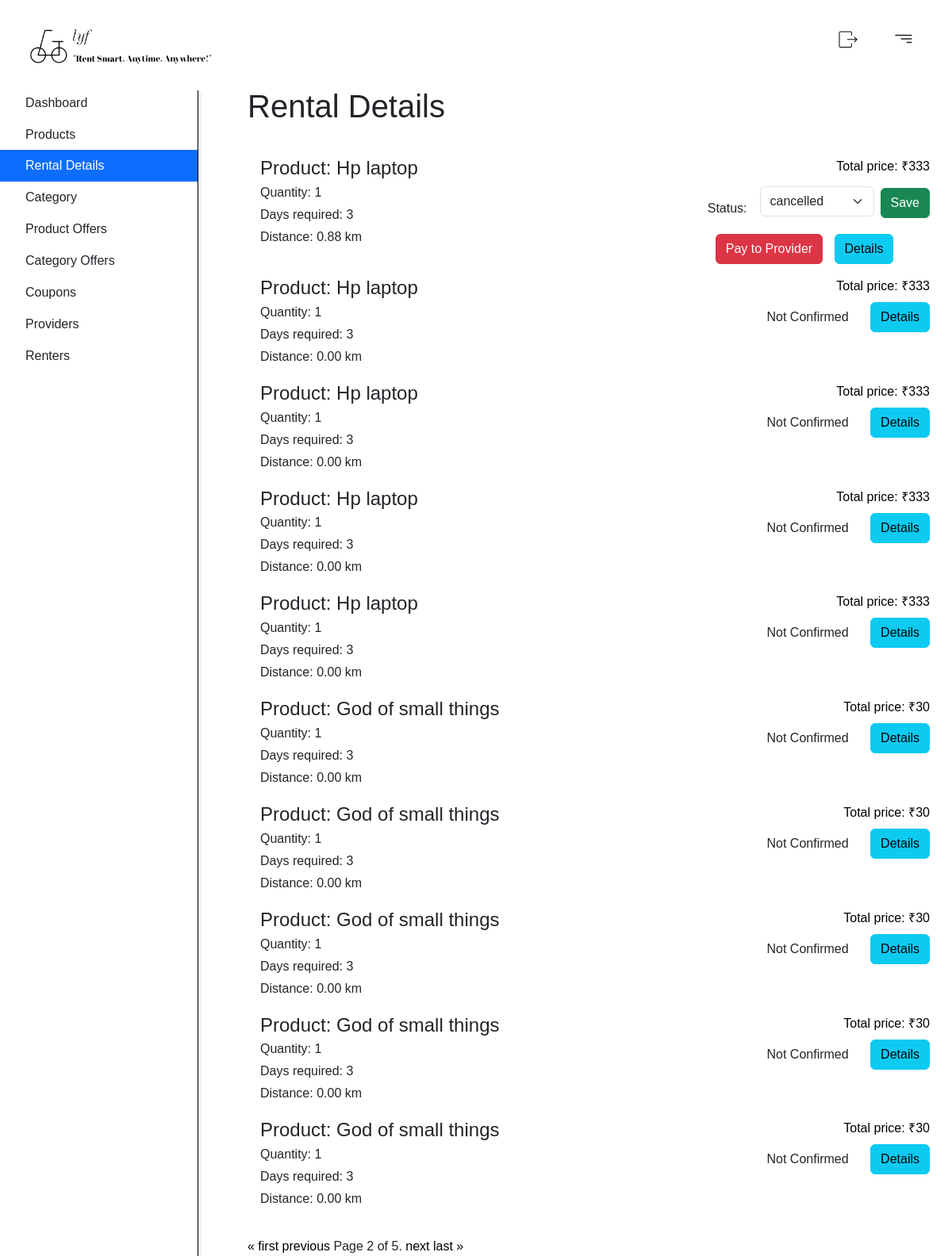
The page /rental_management/?page=2 (signed in) on the database its author committed.
### order/models.py (models this page shows)
class order(models.Model):
    user = models.ForeignKey(CustomUser,on_delete=models.CASCADE)
    address = models.ForeignKey(userAddress,on_delete=models.CASCADE)
    product=models.ForeignKey(Product, on_delete=models.CASCADE)
    quantity=models.PositiveIntegerField(default=1)
    days_needed=models.PositiveIntegerField(default=3)
    date = models.DateField(default=datetime.now)
    del_date=models.DateField(default=datetime.now)
    ret_date = models.DateField(default=datetime.now)
    total_price = models.PositiveBigIntegerField(default=0)
    is_active = models.BooleanField(default=False)
    payment = models.BooleanField(default=False)
    payment_provider = models.BooleanField(default=False)
    caution_deposit = models.PositiveBigIntegerField()
    delivery_charge = models.PositiveBigIntegerField(default=40)
    platform_charges = models.PositiveBigIntegerField(default=10)
    total_charges = models.PositiveBigIntegerField(default=0)
    coupon = models.OneToOneField(coupons, related_name='order', null=True, blank=True, on_delete=models.SET_NULL)
    offer_total_price= models.PositiveBigIntegerField(default=0)
    offer_delivery_charge = models.PositiveBigIntegerField(default=0)
    offer_caution_deposit = models.PositiveBigIntegerField(default=0)
    offer_total_charges = models.PositiveBigIntegerField(default=0)
    cancelled_rental=models.BooleanField(default=False)
    distance  = models.FloatField(default=0)
    STATUS_CHOICES = [
        ('confirmed','confirmed'),
        ('Taken', 'Taken'),
        ('Shipped', 'shipped'),
        ('delivered', 'delivered'),
        ('rental_period','rental_period'),
        ('returned','returned'),
        ('cancelled','cancelled'),
        ('completed','completed'),
    ]
    PAYMENT_CHOICES = [
        ('paypal','paypal'),
        ('wallet','wallet'),
    ]
    status = models.CharField(
        max_length=20,
        choices=STATUS_CHOICES
    )
    payment_choice=models.CharField(
        max_length=20,
        choices=PAYMENT_CHOICES
    )

### adminPanel/models.py (models this page shows)
class Product(models.Model):
    phone_number_validator = RegexValidator(
        regex=r'^\d{1,15}$',  # This regex allows 1 to 15 digits
        message='Phone number must contain only digits.',
        code='invalid_phone_number'
    )
    user = models.ForeignKey(CustomUser, related_name='products', on_delete=models.CASCADE)
    category=models.ForeignKey(Categories, related_name='products',on_delete=models.CASCADE)
    title  = models.CharField(max_length=50)
    description = models.TextField(blank=True)
    price=models.IntegerField()
    discounted_price=models.IntegerField(default=0)
    security=models.IntegerField()
    quantity=models.PositiveIntegerField()
    image=models.ImageField(upload_to='uploads/product_images/',blank=True,null=True)
    pincodePro=models.CharField(max_length=20)
    address = models.CharField(max_length=50,null=False)
    street = models.CharField(max_length=50,null=False)
    phone = models.CharField(max_length=20,blank=True,
        null=True,
        validators=[phone_number_validator])
    city = models.CharField(max_length=20)
    state= models.CharField(max_length=50,null=False)
    created_at=models.DateTimeField(auto_now_add=True)
    updated_at=models.DateTimeField(auto_now=True)
    availability=models.BooleanField(default=True)
    is_active = models.BooleanField(default=False)
    rentable = models.BooleanField(default=True)
    def __str__(self) -> str:
        return self.title

### adminPanel/views.py (the view)
    def wrapper(request, *args, **kwargs):
        if request.user.is_authenticated and request.user.is_staff:
            return view_func(request, *args, **kwargs)
        else:
            return HttpResponseForbidden("You don't have permission to access this page.")

### adminPanel/views.py (called while the page is built)
def admin_access_required(view_func):
    def wrapper(request, *args, **kwargs):
        if request.user.is_authenticated and request.user.is_staff:
            return view_func(request, *args, **kwargs)
        else:
            return HttpResponseForbidden("You don't have permission to access this page.")
    return wrapper

### order/views.py (called while the page is built)
@admin_access_required
def rental_management(request):
    ord=order.objects.all().order_by('-date')
    ord_per_page=10
    paginator = Paginator(ord,ord_per_page)
    page = request.GET.get('page')
    try:
        ord = paginator.page(page)
    except PageNotAnInteger:
        ord = paginator.page(1)
    except EmptyPage:
        ord = paginator.page(paginator.num_pages)
    return render(request,'adminPanel/adminRentalDetails.html',{'ord':ord})

### templates/adminPanel/adminRentalDetails.html (shortened to what this page needs)
{% extends 'adminPanel/adminPanel.html' %}
{% block content %}
<div id="sidebarMenu" class="sidebar bg-white">
    <div class="position-sticky">
        <div class="list-group list-group-flush">
            <a href="{% url 'adminPanel:adminPanel' %}" class="list-group-item list-group-item-action py-2 ripple">
                <span>Dashboard</span>
            </a>
            <a href="{% url 'adminPanel:adminProducts' %}" class="list-group-item list-group-item-action py-2 ripple">
                <span>Products</span>
            </a>
            <a href="{% url 'order:rental_management' %}" class="list-group-item list-group-item-action py-2 ripple active">
                <span>Rental Details</span>
            </a>
            <a href="{% url 'adminPanel:adminCategory' %}" class="list-group-item list-group-item-action py-2 ripple">
                <span>Category</span>
            </a>
            <a href="{% url 'adminPanel:product_offer_form' %}" class="list-group-item list-group-item-action py-2 ripple">
                <span>Product Offers</span>
            </a>
            <a href="{% url 'adminPanel:category_offer_form' %}" class="list-group-item list-group-item-action py-2 ripple">
                <span>Category Offers</span>
            </a>
            <a href="{% url 'adminPanel:coupons_page' %}" class="list-group-item list-group-item-action py-2 ripple">
                <span>Coupons</span>
            </a>
            <a href="{% url 'adminPanel:providerList' %}" class="list-group-item list-group-item-action py-2 ripple">
                <span>Providers</span>
            </a>
            <a href="{% url 'adminPanel:renterList' %}" class="list-group-item list-group-item-action py-2 ripple ">
                <span>Renters</span>
            </a>
        </div>
    </div>
</div>
<div id="productContent" class="container d-flex flex-column" style="max-width: 900px; height: 500px; margin-top: 110px; margin-left: 300px;">
    <h1 class="text-2xl">Rental Details</h1><br>
    <ul class="list-group">
        {% for i in ord %}
            <li class="list-group-item">
                <div class="d-flex justify-content-between">
                    <div>
                        <h4 class="mb-1">Product: {{ i.product }}</h4>
                        <p class="mb-1">Quantity: {{ i.quantity }}</p>
                        <p class="mb-1">Days required: {{ i.days_needed }}</p>
                        <p class="mb-1">Distance: {{ i.distance|floatformat:2 }} km</p>
                    </div>
                    <div class="col d-flex flex-column align-items-end">
                        <span class="mb-2" style="color: #000000;">Total price: ₹{{ i.total_price }}</span>
                        <div class="footer">
                            {% if i.payment %}
                                <form method="post" action="{% url 'order:statusChange' i.id %}">
                                    <div class="row g-2 align-items-center">
                                        <div class="col-auto">
                                            <label for="status" class="label me-2">Status:</label>
                                        </div>
                                        <div class="col-auto">
                                            <select name="status" id="status" class="form-select">
                                                {% for choice in i.STATUS_CHOICES %}
                                                    <option value="{{ choice.0 }}" {% if choice.0 == i.status %}selected{% endif %}>
                                                        {{ choice.1 }}
                                                    </option>
                                                {% endfor %}
                                            </select>
                                        </div>
                                        <div class="col-auto">
                                            <button type="submit" class="btn btn-success" style="margin-top: -15px;">Save</button>
                                        </div>
                                    </div>
                                </form>
                                {% if i.payment_provider %}
                                    <button class="btn btn-danger hover" style="margin-left: 10px;">Payment completed</button>
                                {% else %}
                                    <a href="{% url 'payments:provider_pay' i.id %}" class="btn btn-danger" style="margin-left: 10px;">Pay to Provider</a>
                                {% endif %}
                            {% else %}
                                <a href="" class="btn btn-block">Not Confirmed</a>
                            {% endif %}
                            <a href="{% url 'adminPanel:order_complete_details' i.id %}" class="btn btn-info" style="margin-left: 10px;">Details</a>
                        </div>
                    </div>
                </div>
            </li>
        {% endfor %}
    </ul>
    <div class="pagination mt-4">
        <span class="step-links">
            {% if ord.has_previous %}
                <a href="?page=1">&laquo; first</a>
                <a href="?page={{ ord.previous_page_number }}">previous</a>
            {% endif %}
            <span class="current">
                Page {{ ord.number }} of {{ ord.paginator.num_pages }}.
            </span>
            {% if ord.has_next %}
                <a href="?page={{ ord.next_page_number }}">next  </a>
                <a href="?page={{ ord.paginator.num_pages }}">last &raquo;</a>
            {% endif %}
        </span>
    </div>
</div>
{% endblock %}

### staticfields/style.css (style rules this page uses)
* { font-family: 'poppins',sans-serif; margin: 0; padding: 0; box-sizing: border-box; }
body { background: #ffffff; }
a { text-decoration: none; color: black; }
input[type=text], input[type=password],input[type=email], input[type=number], select { width: 100%; padding: 15px; margin: 5px 0 22px 0; display: inline-block; border: none; background: #f1f1f1; }

### templates/adminPanel/adminPanel.html (style rules this page uses)
body { margin: 0; padding: 0; }
.list-group-item { border: none; cursor: pointer; }
.active { background-color: #9cc4f0; color: #fff; }
#sidebarMenu { width: 250px; position: fixed; top: 0; left: 0; height: 100%; overflow-y: auto; background-color: #fff; border-right: 1px solid #000000; border-top: 4px solid #007bff; box-shadow: 2px 0px 5px rgba(0, 0, 0, 0.1); padding-top: 56px; margin-top: 50px; }

### rows shown on the page
order: product "Hp laptop", quantity "1", days_needed "3", distance "0.88", total_price "333", status "cancelled", payment_provider "Pay to Provider"
order: product "Hp laptop", quantity "1", days_needed "3", distance "0.00", total_price "333", payment "Not Confirmed"
order: product "Hp laptop", quantity "1", days_needed "3", distance "0.00", total_price "333", payment "Not Confirmed"
order: product "Hp laptop", quantity "1", days_needed "3", distance "0.00", total_price "333", payment "Not Confirmed"
order: product "Hp laptop", quantity "1", days_needed "3", distance "0.00", total_price "333", payment "Not Confirmed"
order: product "God of small things", quantity "1", days_needed "3", distance "0.00", total_price "30", payment "Not Confirmed"
order: product "God of small things", quantity "1", days_needed "3", distance "0.00", total_price "30", payment "Not Confirmed"
order: product "God of small things", quantity "1", days_needed "3", distance "0.00", total_price "30", payment "Not Confirmed"
order: product "God of small things", quantity "1", days_needed "3", distance "0.00", total_price "30", payment "Not Confirmed"
order: product "God of small things", quantity "1", days_needed "3", distance "0.00", total_price "30", payment "Not Confirmed"

### other values the page prints
{{ ord.number }} "2"
{{ ord.paginator.num_pages }} "5"
